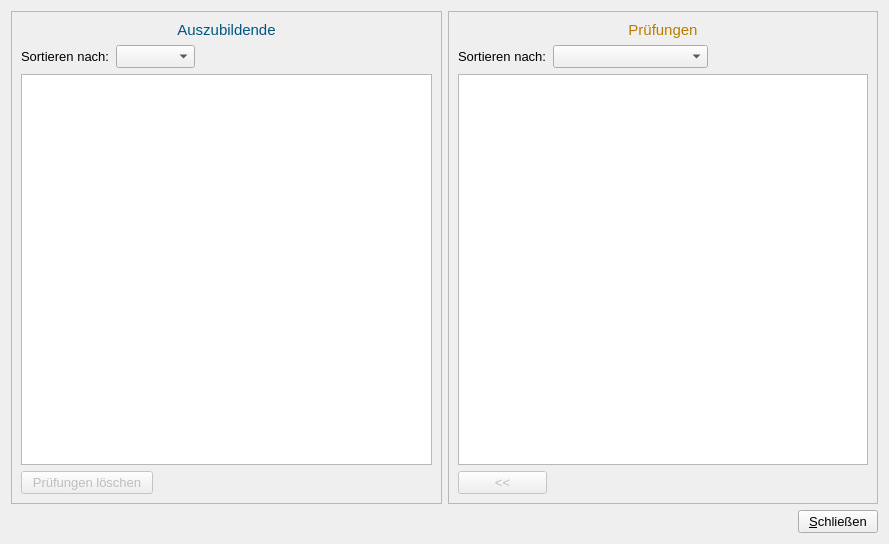
<?xml version="1.0" encoding="UTF-8"?>
<ui version="4.0">
 <class>FormZuordnen</class>
 <widget class="QWidget" name="FormZuordnen">
  <property name="geometry">
   <rect>
    <x>0</x>
    <y>0</y>
    <width>889</width>
    <height>544</height>
   </rect>
  </property>
  <property name="font">
   <font>
    <pointsize>10</pointsize>
   </font>
  </property>
  <property name="windowTitle">
   <string>Form</string>
  </property>
  <layout class="QGridLayout" name="gridLayout_3">
   <item row="0" column="0" colspan="3">
    <layout class="QHBoxLayout" name="horizontalLayout">
     <item>
      <widget class="QFrame" name="frame">
       <property name="sizePolicy">
        <sizepolicy hsizetype="Expanding" vsizetype="Preferred">
         <horstretch>0</horstretch>
         <verstretch>0</verstretch>
        </sizepolicy>
       </property>
       <property name="frameShape">
        <enum>QFrame::StyledPanel</enum>
       </property>
       <property name="frameShadow">
        <enum>QFrame::Raised</enum>
       </property>
       <layout class="QGridLayout" name="gridLayout_2">
        <item row="1" column="1" colspan="2">
         <widget class="QComboBox" name="azubiSortBox"/>
        </item>
        <item row="3" column="0" colspan="2">
         <widget class="QPushButton" name="deleteSkillButton">
          <property name="enabled">
           <bool>false</bool>
          </property>
          <property name="text">
           <string>Prüfungen löschen</string>
          </property>
         </widget>
        </item>
        <item row="1" column="0">
         <widget class="QLabel" name="label">
          <property name="text">
           <string>Sortieren nach:</string>
          </property>
         </widget>
        </item>
        <item row="1" column="3">
         <spacer name="horizontalSpacer_4">
          <property name="orientation">
           <enum>Qt::Horizontal</enum>
          </property>
          <property name="sizeHint" stdset="0">
           <size>
            <width>40</width>
            <height>20</height>
           </size>
          </property>
         </spacer>
        </item>
        <item row="2" column="0" colspan="4">
         <widget class="QTableWidget" name="azubiTable"/>
        </item>
        <item row="0" column="0" colspan="4">
         <widget class="QLabel" name="label_3">
          <property name="palette">
           <palette>
            <active>
             <colorrole role="WindowText">
              <brush brushstyle="SolidPattern">
               <color alpha="255">
                <red>0</red>
                <green>85</green>
                <blue>127</blue>
               </color>
              </brush>
             </colorrole>
            </active>
            <inactive>
             <colorrole role="WindowText">
              <brush brushstyle="SolidPattern">
               <color alpha="255">
                <red>0</red>
                <green>85</green>
                <blue>127</blue>
               </color>
              </brush>
             </colorrole>
            </inactive>
            <disabled>
             <colorrole role="WindowText">
              <brush brushstyle="SolidPattern">
               <color alpha="255">
                <red>165</red>
                <green>167</green>
                <blue>169</blue>
               </color>
              </brush>
             </colorrole>
            </disabled>
           </palette>
          </property>
          <property name="font">
           <font>
            <pointsize>11</pointsize>
           </font>
          </property>
          <property name="text">
           <string>Auszubildende</string>
          </property>
          <property name="alignment">
           <set>Qt::AlignCenter</set>
          </property>
         </widget>
        </item>
        <item row="3" column="2" colspan="2">
         <spacer name="horizontalSpacer_3">
          <property name="orientation">
           <enum>Qt::Horizontal</enum>
          </property>
          <property name="sizeHint" stdset="0">
           <size>
            <width>160</width>
            <height>20</height>
           </size>
          </property>
         </spacer>
        </item>
       </layout>
      </widget>
     </item>
     <item>
      <widget class="QFrame" name="frame_2">
       <property name="sizePolicy">
        <sizepolicy hsizetype="Expanding" vsizetype="Preferred">
         <horstretch>0</horstretch>
         <verstretch>0</verstretch>
        </sizepolicy>
       </property>
       <property name="frameShape">
        <enum>QFrame::StyledPanel</enum>
       </property>
       <property name="frameShadow">
        <enum>QFrame::Raised</enum>
       </property>
       <layout class="QGridLayout" name="gridLayout">
        <item row="1" column="1">
         <widget class="QComboBox" name="skillSortBox">
          <property name="sizePolicy">
           <sizepolicy hsizetype="Expanding" vsizetype="Fixed">
            <horstretch>0</horstretch>
            <verstretch>0</verstretch>
           </sizepolicy>
          </property>
         </widget>
        </item>
        <item row="1" column="0">
         <widget class="QLabel" name="label_2">
          <property name="text">
           <string>Sortieren nach:</string>
          </property>
         </widget>
        </item>
        <item row="3" column="0">
         <widget class="QPushButton" name="importSkillButton">
          <property name="enabled">
           <bool>false</bool>
          </property>
          <property name="text">
           <string>&lt;&lt;</string>
          </property>
         </widget>
        </item>
        <item row="1" column="2">
         <spacer name="horizontalSpacer_5">
          <property name="orientation">
           <enum>Qt::Horizontal</enum>
          </property>
          <property name="sizeHint" stdset="0">
           <size>
            <width>40</width>
            <height>20</height>
           </size>
          </property>
         </spacer>
        </item>
        <item row="2" column="0" colspan="3">
         <widget class="QTableWidget" name="skillTable"/>
        </item>
        <item row="0" column="0" colspan="3">
         <widget class="QLabel" name="label_4">
          <property name="palette">
           <palette>
            <active>
             <colorrole role="WindowText">
              <brush brushstyle="SolidPattern">
               <color alpha="255">
                <red>186</red>
                <green>124</green>
                <blue>0</blue>
               </color>
              </brush>
             </colorrole>
            </active>
            <inactive>
             <colorrole role="WindowText">
              <brush brushstyle="SolidPattern">
               <color alpha="255">
                <red>186</red>
                <green>124</green>
                <blue>0</blue>
               </color>
              </brush>
             </colorrole>
            </inactive>
            <disabled>
             <colorrole role="WindowText">
              <brush brushstyle="SolidPattern">
               <color alpha="255">
                <red>165</red>
                <green>167</green>
                <blue>169</blue>
               </color>
              </brush>
             </colorrole>
            </disabled>
           </palette>
          </property>
          <property name="font">
           <font>
            <pointsize>11</pointsize>
           </font>
          </property>
          <property name="text">
           <string>Prüfungen</string>
          </property>
          <property name="alignment">
           <set>Qt::AlignCenter</set>
          </property>
         </widget>
        </item>
        <item row="3" column="1" colspan="2">
         <spacer name="horizontalSpacer_6">
          <property name="orientation">
           <enum>Qt::Horizontal</enum>
          </property>
          <property name="sizeHint" stdset="0">
           <size>
            <width>40</width>
            <height>20</height>
           </size>
          </property>
         </spacer>
        </item>
       </layout>
      </widget>
     </item>
    </layout>
   </item>
   <item row="1" column="0">
    <spacer name="horizontalSpacer">
     <property name="orientation">
      <enum>Qt::Horizontal</enum>
     </property>
     <property name="sizeHint" stdset="0">
      <size>
       <width>315</width>
       <height>20</height>
      </size>
     </property>
    </spacer>
   </item>
   <item row="1" column="1">
    <spacer name="horizontalSpacer_2">
     <property name="orientation">
      <enum>Qt::Horizontal</enum>
     </property>
     <property name="sizeHint" stdset="0">
      <size>
       <width>314</width>
       <height>20</height>
      </size>
     </property>
    </spacer>
   </item>
   <item row="1" column="2">
    <widget class="QPushButton" name="closeButton">
     <property name="text">
      <string>&amp;Schließen</string>
     </property>
    </widget>
   </item>
  </layout>
 </widget>
 <resources/>
 <connections/>
</ui>
